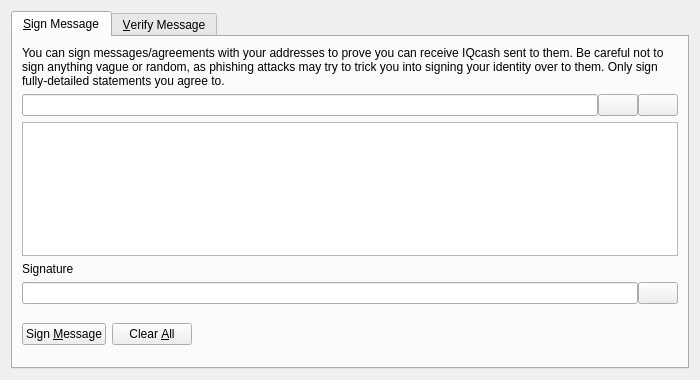
<?xml version="1.0" encoding="UTF-8"?>
<ui version="4.0">
 <class>SignVerifyMessageDialog</class>
 <widget class="QDialog" name="SignVerifyMessageDialog">
  <property name="geometry">
   <rect>
    <x>0</x>
    <y>0</y>
    <width>700</width>
    <height>380</height>
   </rect>
  </property>
  <property name="windowTitle">
   <string>Signatures - Sign / Verify a Message</string>
  </property>
  <property name="modal">
   <bool>true</bool>
  </property>
  <layout class="QVBoxLayout" name="verticalLayout">
   <item>
    <widget class="QTabWidget" name="tabWidget">
     <property name="currentIndex">
      <number>0</number>
     </property>
     <widget class="QWidget" name="tabSignMessage">
      <attribute name="title">
       <string>&amp;Sign Message</string>
      </attribute>
      <layout class="QVBoxLayout" name="verticalLayout_SM">
       <item>
        <widget class="QLabel" name="infoLabel_SM">
         <property name="text">
          <string>You can sign messages/agreements with your addresses to prove you can receive IQcash sent to them. Be careful not to sign anything vague or random, as phishing attacks may try to trick you into signing your identity over to them. Only sign fully-detailed statements you agree to.</string>
         </property>
         <property name="textFormat">
          <enum>Qt::PlainText</enum>
         </property>
         <property name="wordWrap">
          <bool>true</bool>
         </property>
        </widget>
       </item>
       <item>
        <layout class="QHBoxLayout" name="horizontalLayout_1_SM">
         <property name="spacing">
          <number>0</number>
         </property>
         <item>
          <widget class="QValidatedLineEdit" name="addressIn_SM">
           <property name="toolTip">
            <string>The IQcash address to sign the message with</string>
           </property>
          </widget>
         </item>
         <item>
          <widget class="QPushButton" name="addressBookButton_SM">
           <property name="toolTip">
            <string>Choose previously used address</string>
           </property>
           <property name="text">
            <string/>
           </property>
           <property name="shortcut">
            <string>Alt+A</string>
           </property>
           <property name="autoDefault">
            <bool>false</bool>
           </property>
          </widget>
         </item>
         <item>
          <widget class="QPushButton" name="pasteButton_SM">
           <property name="toolTip">
            <string>Paste address from clipboard</string>
           </property>
           <property name="text">
            <string/>
           </property>
           <property name="shortcut">
            <string>Alt+P</string>
           </property>
           <property name="autoDefault">
            <bool>false</bool>
           </property>
          </widget>
         </item>
        </layout>
       </item>
       <item>
        <widget class="QPlainTextEdit" name="messageIn_SM">
         <property name="toolTip">
          <string>Enter the message you want to sign here</string>
         </property>
        </widget>
       </item>
       <item>
        <widget class="QLabel" name="signatureLabel_SM">
         <property name="text">
          <string>Signature</string>
         </property>
         <property name="textFormat">
          <enum>Qt::PlainText</enum>
         </property>
        </widget>
       </item>
       <item>
        <layout class="QHBoxLayout" name="horizontalLayout_2_SM">
         <property name="spacing">
          <number>0</number>
         </property>
         <item>
          <widget class="QLineEdit" name="signatureOut_SM">
           <property name="font">
            <font>
             <italic>true</italic>
            </font>
           </property>
           <property name="readOnly">
            <bool>true</bool>
           </property>
          </widget>
         </item>
         <item>
          <widget class="QPushButton" name="copySignatureButton_SM">
           <property name="toolTip">
            <string>Copy the current signature to the system clipboard</string>
           </property>
           <property name="text">
            <string/>
           </property>
           <property name="autoDefault">
            <bool>false</bool>
           </property>
          </widget>
         </item>
        </layout>
       </item>
       <item>
        <layout class="QHBoxLayout" name="horizontalLayout_3_SM">
         <item>
          <widget class="QPushButton" name="signMessageButton_SM">
           <property name="toolTip">
            <string>Sign the message to prove you own this IQcash address</string>
           </property>
           <property name="text">
            <string>Sign &amp;Message</string>
           </property>
           <property name="autoDefault">
            <bool>false</bool>
           </property>
          </widget>
         </item>
         <item>
          <widget class="QPushButton" name="clearButton_SM">
           <property name="toolTip">
            <string>Reset all sign message fields</string>
           </property>
           <property name="text">
            <string>Clear &amp;All</string>
           </property>
           <property name="autoDefault">
            <bool>false</bool>
           </property>
          </widget>
         </item>
         <item>
          <spacer name="horizontalSpacer_1_SM">
           <property name="orientation">
            <enum>Qt::Horizontal</enum>
           </property>
           <property name="sizeHint" stdset="0">
            <size>
             <width>40</width>
             <height>48</height>
            </size>
           </property>
          </spacer>
         </item>
         <item>
          <widget class="QLabel" name="statusLabel_SM">
           <property name="font">
            <font>
             <weight>75</weight>
             <bold>true</bold>
            </font>
           </property>
           <property name="text">
            <string/>
           </property>
           <property name="wordWrap">
            <bool>true</bool>
           </property>
          </widget>
         </item>
         <item>
          <spacer name="horizontalSpacer_2_SM">
           <property name="orientation">
            <enum>Qt::Horizontal</enum>
           </property>
           <property name="sizeHint" stdset="0">
            <size>
             <width>40</width>
             <height>48</height>
            </size>
           </property>
          </spacer>
         </item>
        </layout>
       </item>
      </layout>
     </widget>
     <widget class="QWidget" name="tabVerifyMessage">
      <attribute name="title">
       <string>&amp;Verify Message</string>
      </attribute>
      <layout class="QVBoxLayout" name="verticalLayout_VM">
       <item>
        <widget class="QLabel" name="infoLabel_VM">
         <property name="text">
          <string>Enter the receiver's address, message (ensure you copy line breaks, spaces, tabs, etc. exactly) and signature below to verify the message. Be careful not to read more into the signature than what is in the signed message itself, to avoid being tricked by a man-in-the-middle attack. Note that this only proves the signing party receives with the address, it cannot prove sendership of any transaction!</string>
         </property>
         <property name="textFormat">
          <enum>Qt::PlainText</enum>
         </property>
         <property name="alignment">
          <set>Qt::AlignLeading|Qt::AlignLeft|Qt::AlignTop</set>
         </property>
         <property name="wordWrap">
          <bool>true</bool>
         </property>
        </widget>
       </item>
       <item>
        <layout class="QHBoxLayout" name="horizontalLayout_1_VM">
         <property name="spacing">
          <number>0</number>
         </property>
         <item>
          <widget class="QValidatedLineEdit" name="addressIn_VM">
           <property name="toolTip">
            <string>The IQcash address the message was signed with</string>
           </property>
          </widget>
         </item>
         <item>
          <widget class="QPushButton" name="addressBookButton_VM">
           <property name="toolTip">
            <string>Choose previously used address</string>
           </property>
           <property name="text">
            <string/>
           </property>
           <property name="shortcut">
            <string>Alt+A</string>
           </property>
           <property name="autoDefault">
            <bool>false</bool>
           </property>
          </widget>
         </item>
        </layout>
       </item>
       <item>
        <widget class="QPlainTextEdit" name="messageIn_VM"/>
       </item>
       <item>
        <widget class="QValidatedLineEdit" name="signatureIn_VM"/>
       </item>
       <item>
        <layout class="QHBoxLayout" name="horizontalLayout_2_VM">
         <item>
          <widget class="QPushButton" name="verifyMessageButton_VM">
           <property name="toolTip">
            <string>Verify the message to ensure it was signed with the specified IQcash address</string>
           </property>
           <property name="text">
            <string>Verify &amp;Message</string>
           </property>
           <property name="autoDefault">
            <bool>false</bool>
           </property>
          </widget>
         </item>
         <item>
          <widget class="QPushButton" name="clearButton_VM">
           <property name="toolTip">
            <string>Reset all verify message fields</string>
           </property>
           <property name="text">
            <string>Clear &amp;All</string>
           </property>
           <property name="autoDefault">
            <bool>false</bool>
           </property>
          </widget>
         </item>
         <item>
          <spacer name="horizontalSpacer_1_VM">
           <property name="orientation">
            <enum>Qt::Horizontal</enum>
           </property>
           <property name="sizeHint" stdset="0">
            <size>
             <width>40</width>
             <height>48</height>
            </size>
           </property>
          </spacer>
         </item>
         <item>
          <widget class="QLabel" name="statusLabel_VM">
           <property name="font">
            <font>
             <weight>75</weight>
             <bold>true</bold>
            </font>
           </property>
           <property name="text">
            <string/>
           </property>
           <property name="wordWrap">
            <bool>true</bool>
           </property>
          </widget>
         </item>
         <item>
          <spacer name="horizontalSpacer_2_VM">
           <property name="orientation">
            <enum>Qt::Horizontal</enum>
           </property>
           <property name="sizeHint" stdset="0">
            <size>
             <width>40</width>
             <height>48</height>
            </size>
           </property>
          </spacer>
         </item>
        </layout>
       </item>
      </layout>
     </widget>
    </widget>
   </item>
  </layout>
 </widget>
 <customwidgets>
  <customwidget>
   <class>QValidatedLineEdit</class>
   <extends>QLineEdit</extends>
   <header>qvalidatedlineedit.h</header>
  </customwidget>
 </customwidgets>
 <resources>
  <include location="../iqcash.qrc"/>
 </resources>
 <connections/>
</ui>
